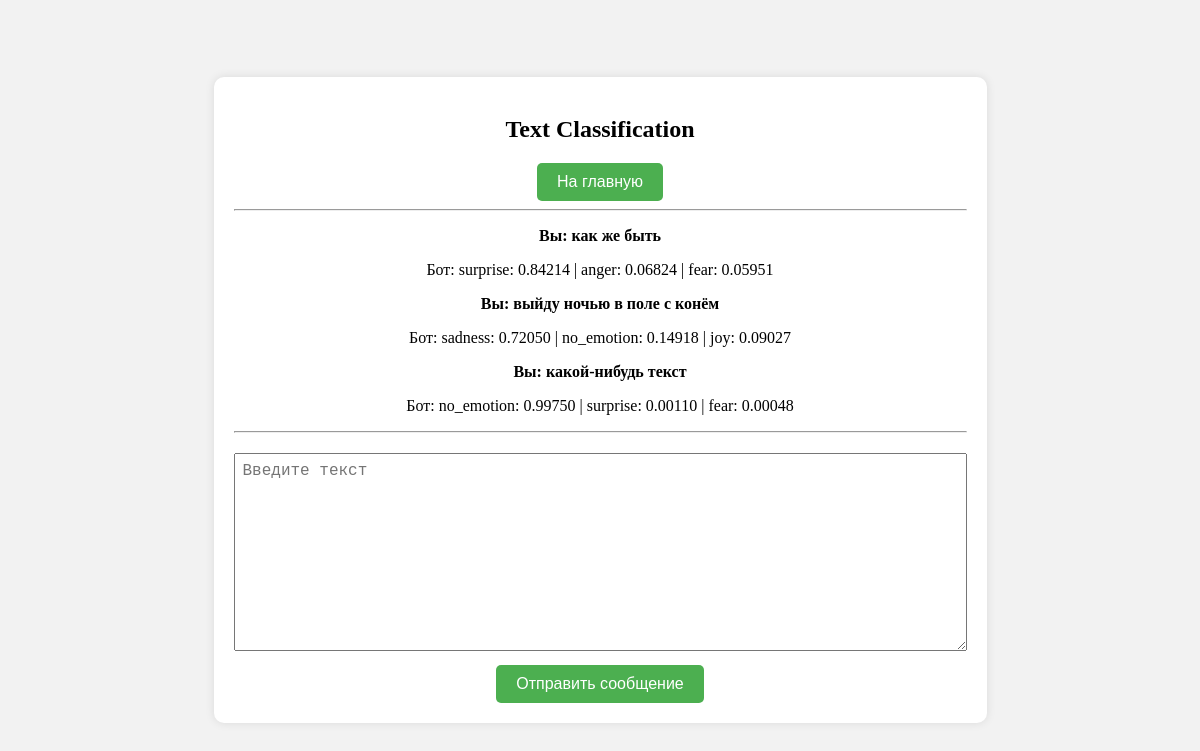
Page /dialog_bot/3/ on the committed database.
### bert_classifier/models.py (models this page shows, shortened)
class Task(models.Model):
    task_name = models.CharField(max_length=50)

class InteractionML(models.Model):
    task = models.ForeignKey(Task, on_delete=models.CASCADE)
    input_data = models.CharField(max_length=200)
    output_data = models.CharField(max_length=200)

### dialog_bot/views.py (the view)
# urls.py: path('<int:task_id>/', views.detail, name='detail'),
def detail(request, task_id):
    task = get_object_or_404(Task, pk=task_id)
    latest_predictions = task.interactionml_set.order_by('-id')[:3][::-1]
    context = {
        'task': task,
        'latest_predictions': latest_predictions
    }
    return render(request, 'dialog_bot/detail.html', context)

### dialog_bot/templates/dialog_bot/detail.html (shortened to what this page needs)
{% extends 'base.html' %}
{% block content %}
{% load static %}
<link rel="stylesheet" href="{% static 'dialog_bot/style_dialog.css' %}">
<div class="container">
  <h2>{{task.task_name}}</h2>
  <form action="{% url 'bert_classifier:index' %}" method="POST">
    <button type="submit">На главную</button>
  </form>
  <hr>
  {% if latest_predictions %}
    {% for p in latest_predictions %}
      <p>
        <strong>Вы: {{p.input_data}}</strong>
        <p>Бот: {{p.output_data}}</p>
      </p>
    {% endfor %}
  {% else %}
    Нет предыдущих результатов.
  {% endif %}
  <hr>
  <form action="{% url 'dialog_bot:predict' task.id %}" method="POST">
    <textarea name="text" required="" placeholder="Введите текст" cols="70" rows="10"></textarea><br>
    <button type="submit">Отправить сообщение</button>
  </form>
</div>
{% endblock %}

### bert_classifier/static/dialog_bot/style_dialog.css (style rules this page uses)
body { display: flex; align-items: center; justify-content: center; height: 100vh; margin: 0; background-color: #f2f2f2; }
.container { text-align: center; background-color: #ffffff; padding: 20px; border-radius: 10px; box-shadow: 0 0 10px rgba(0, 0, 0, 0.1); }
form { margin-top: 20px; }
button { padding: 10px 20px; font-size: 16px; background-color: #4CAF50; color: #fff; border: none; border-radius: 5px; cursor: pointer; }
textarea { margin-bottom: 10px; padding: 8px; font-size: 16px; }

### rows in the picture
Task: task_name "Text Classification"
InteractionML: input_data "как же быть", output_data "surprise: 0.84214 | anger: 0.06824 | fear: 0.05951"
InteractionML: input_data "выйду ночью в поле с конём", output_data "sadness: 0.72050 | no_emotion: 0.14918 | joy: 0.09027"
InteractionML: input_data "какой-нибудь текст", output_data "no_emotion: 0.99750 | surprise: 0.00110 | fear: 0.00048"
